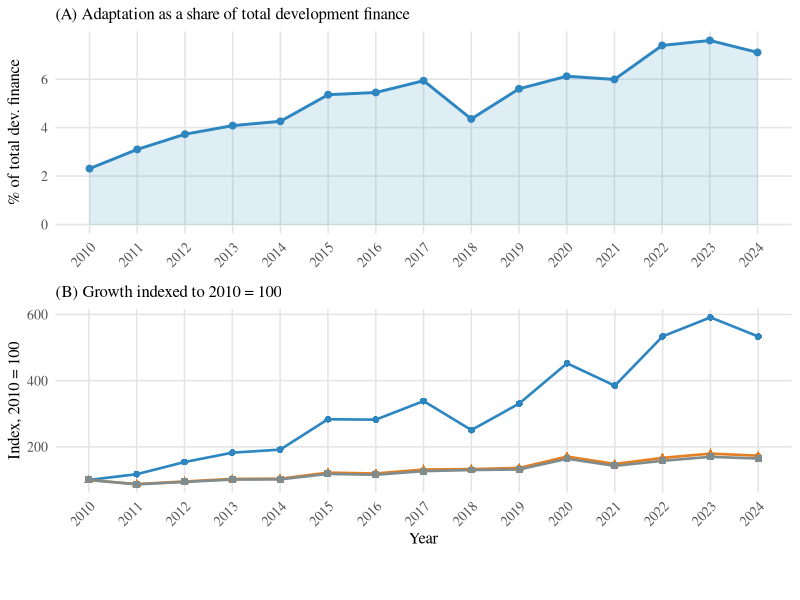
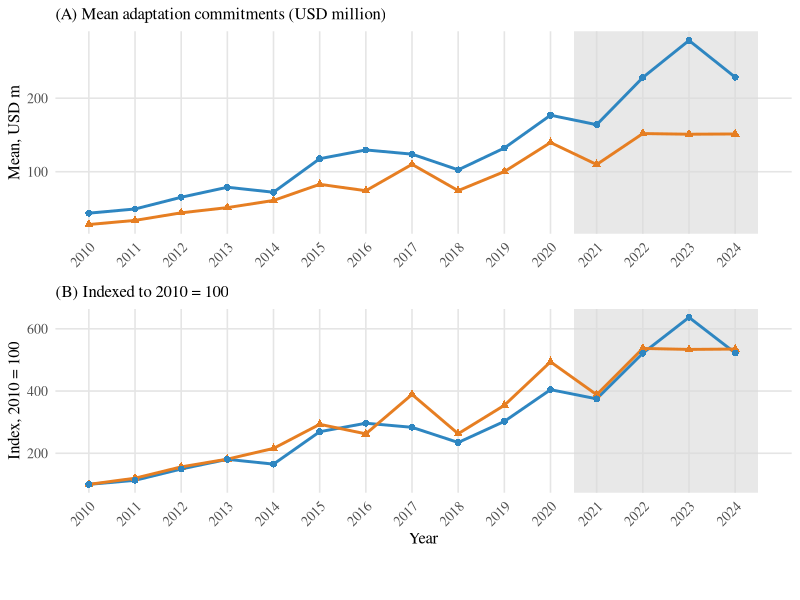

These charts were generated, in order, by the following R code:
##############################################################################
# 12_group_figures.R
# Builds the two descriptive group figures --
# Figures/adaptation_marginal.pdf (main text, \label{fig:adapt_marginal}) and
# Figures/adopter_vs_never.pdf (appendix, \label{fig:adopter_groups}) -- from
# the processed panel, and prints the values quoted in their captions.
#
# Stage 12 of run_all.R. Self-contained given that 01_prepare_data.R has produced
# data/processed/simple_panel_wgi.csv; duplicates small pieces of 02's
# theme_paper() rather than sourcing 02, per the project's convention that
# stage scripts do not source one another (see 04_robustness.R §1).
#
# Inputs : data/processed/simple_panel_wgi.csv
# Outputs:
#   output/figures/group/adaptation_marginal.pdf   (Figure, main text)
#   output/figures/group/adopter_vs_never.pdf      (Figure, appendix)
#   -> copied (flattened, no "group/" subfolder) to:
#      paper/Figures/adaptation_marginal.pdf
#      paper/Figures/adopter_vs_never.pdf
#
# ============================================================
# Paper-to-Code Naming Map
# ============================================================
# Paper Notation / caption quantity          | Code name(s)
# Adaptation-marked commitments               | commitments
# Total development-finance commitments       | commitments_all
# Non-adaptation commitments                   | commitments_nonadapt
# Adaptation share of total (%)                 | share_pct  = commitments / commitments_all * 100
# Growth index, 2010 = 100                      | idx_adapt, idx_total, idx_nonadapt
# NAP adoption cohort (first-submission year)   | nap_year (0/NA = never-treated)
# Ever-adopter indicator                        | ever_adopter = any(!is.na(nap_year) & nap_year > 0) by recipient_name
# Never-adopter indicator                       | !ever_adopter
# Mean adaptation commitments by group          | mean_commit
# Group growth index, 2010 = 100                 | idx_mean
# 2021-2024 main adoption-wave shading           | ADOPTION_WAVE_START / END (constants below)
# ============================================================
#
# The caption values are printed at the end of this script ("Caption values").
##############################################################################

##############################################################################
# §0. PACKAGES
##############################################################################

library(here)
library(dplyr)
library(ggplot2)
library(cowplot)

# titles go in the LaTeX caption
set.seed(20240601)

##############################################################################
# §0b. Helper: copy_to_paper_flat()
# Mirrors a file from output/figures/group/<name> to paper/Figures/<name>,
# dropping the "group/" subfolder so the manuscript's flat
# \includegraphics{Figures/adaptation_marginal.pdf} reference keeps working.
##############################################################################

copy_to_paper_flat <- function(out_path) {
  if (!dir.exists(here("paper"))) {  # stand-alone replication package: no paper/
    message("paper/ not found -- exhibits are left in output/ only")
    return(invisible(NULL))
  }
  dest <- here("paper", "Figures", basename(out_path))
  dir.create(dirname(dest), recursive = TRUE, showWarnings = FALSE)
  file.copy(out_path, dest, overwrite = TRUE)
  message("Mirrored to: ", dest)
  invisible(dest)
}

##############################################################################
# §0d. Helper: combine_panels()
# Stacks two ggplot panels vertically with a single shared bottom legend,
# using cowplot (a pinned dependency in renv.lock; patchwork is not, so
# renv::restore() installs everything this script needs). legend_from selects
# which panel's legend to reuse
# (only relevant when the two panels' legends are identical or one panel
# has no legend at all, as is the case for both figures built below).
##############################################################################

combine_panels <- function(p_top, p_bottom, legend_from = p_bottom) {
  legend   <- cowplot::get_legend(legend_from + theme(legend.position = "bottom"))
  body     <- cowplot::plot_grid(
    p_top + theme(legend.position = "none"),
    p_bottom + theme(legend.position = "none"),
    ncol = 1L, align = "v"
  )
  cowplot::plot_grid(body, legend, ncol = 1L, rel_heights = c(1, 0.08))
}

##############################################################################
# §0c. Shared theme (serif, no in-figure titles beyond panel labels)
##############################################################################

theme_group <- function(base_size = 12) {
  theme_minimal(base_size = base_size) +
    theme(
      text              = element_text(family = "serif", size = base_size),
      plot.title        = element_text(size = base_size, hjust = 0, face = "plain"),
      axis.title        = element_text(size = base_size),
      axis.text         = element_text(size = base_size - 2),
      axis.text.x       = element_text(angle = 45, hjust = 1),
      legend.position   = "bottom",
      legend.title      = element_blank(),
      panel.grid.minor  = element_blank(),
      panel.grid.major  = element_line(color = "gray90")
    )
}

# Project palette (matches code/02_descriptive_stats.R and
# code/07_principal_and_share.R): blue / orange / gray, each additionally
# distinguished by point shape so the figures read in grayscale.
PAL_ADAPT      <- "#2E86C1"
PAL_TOTAL      <- "#E67E22"
PAL_NONADAPT   <- "#7F8C8D"

##############################################################################
# §1. Load processed panel
##############################################################################

message("\n=== 12_group_figures.R: loading panel ===\n")

panel <- read.csv(here("data", "processed", "simple_panel_wgi.csv"),
                   stringsAsFactors = FALSE)

FIG_START <- 2010L
FIG_END   <- 2024L

panel_fig <- panel %>% filter(year >= FIG_START, year <= FIG_END)

dir.create(here("output", "figures", "group"), recursive = TRUE, showWarnings = FALSE)

##############################################################################
# §2. Figure: adaptation_marginal.pdf
#   Panel A -- adaptation-marked commitments as a share of total
#              development-finance commitments, by year.
#   Panel B -- adaptation / total / non-adaptation commitments indexed to
#              their FIG_START (2010) value.
##############################################################################

message("Building adaptation_marginal figure ...")

yearly_marginal <- panel_fig %>%
  group_by(year) %>%
  summarise(
    commitments          = sum(commitments,          na.rm = TRUE),
    commitments_all       = sum(commitments_all,       na.rm = TRUE),
    commitments_nonadapt  = sum(commitments_nonadapt,  na.rm = TRUE),
    .groups = "drop"
  ) %>%
  mutate(share_pct = commitments / commitments_all * 100)

base_adapt     <- yearly_marginal$commitments[yearly_marginal$year == FIG_START]
base_total     <- yearly_marginal$commitments_all[yearly_marginal$year == FIG_START]
base_nonadapt  <- yearly_marginal$commitments_nonadapt[yearly_marginal$year == FIG_START]

yearly_marginal <- yearly_marginal %>%
  mutate(
    idx_adapt    = commitments / base_adapt * 100,
    idx_total    = commitments_all / base_total * 100,
    idx_nonadapt = commitments_nonadapt / base_nonadapt * 100
  )

# Numbers-in-caption check (printed, not asserted -- see header verification
# block; kept here so a future rerun on updated data surfaces any drift).
share_2010     <- yearly_marginal$share_pct[yearly_marginal$year == FIG_START]
share_2024     <- yearly_marginal$share_pct[yearly_marginal$year == FIG_END]
share_pooled   <- sum(yearly_marginal$commitments) / sum(yearly_marginal$commitments_all) * 100
growth_adapt   <- yearly_marginal$idx_adapt[yearly_marginal$year == FIG_END] / 100
growth_total   <- yearly_marginal$idx_total[yearly_marginal$year == FIG_END] / 100
message(sprintf(
  paste0("  share %.0f = %.2f%% | share %.0f = %.2f%% | pooled avg = %.2f%% | ",
         "adaptation growth x%.2f | total growth x%.2f"),
  FIG_START, share_2010, FIG_END, share_2024, share_pooled, growth_adapt, growth_total
))

p_marginal_A <- ggplot(yearly_marginal, aes(x = year, y = share_pct)) +
  geom_area(fill = PAL_ADAPT, alpha = 0.15) +
  geom_line(color = PAL_ADAPT, linewidth = 1) +
  geom_point(color = PAL_ADAPT, size = 2) +
  scale_x_continuous(breaks = FIG_START:FIG_END) +
  scale_y_continuous(limits = c(0, NA)) +
  labs(title = "(A) Adaptation as a share of total development finance",
       x = NULL, y = "% of total dev. finance") +
  theme_group()

idx_long <- bind_rows(
  yearly_marginal %>% transmute(year, value = idx_adapt,    series = "Adaptation"),
  yearly_marginal %>% transmute(year, value = idx_total,    series = "Total"),
  yearly_marginal %>% transmute(year, value = idx_nonadapt, series = "Non-adaptation")
) %>%
  mutate(series = factor(series, levels = c("Adaptation", "Total", "Non-adaptation")))

p_marginal_B <- ggplot(idx_long, aes(x = year, y = value, colour = series,
                                      shape = series, linetype = series)) +
  geom_line(linewidth = 0.9) +
  geom_point(size = 2) +
  scale_colour_manual(values = c(
    "Adaptation" = PAL_ADAPT, "Total" = PAL_TOTAL, "Non-adaptation" = PAL_NONADAPT
  )) +
  scale_shape_manual(values = c(
    "Adaptation" = 16, "Total" = 17, "Non-adaptation" = 15
  )) +
  scale_linetype_manual(values = c(
    "Adaptation" = "solid", "Total" = "solid", "Non-adaptation" = "solid"
  )) +
  scale_x_continuous(breaks = FIG_START:FIG_END) +
  labs(title = "(B) Growth indexed to 2010 = 100",
       x = "Year", y = "Index, 2010 = 100") +
  theme_group()

p_marginal <- combine_panels(p_marginal_A, p_marginal_B)

fig_marginal_pdf <- here("output", "figures", "group", "adaptation_marginal.pdf")
ggsave(fig_marginal_pdf, p_marginal, width = 7.5, height = 8, device = cairo_pdf)
message("Saved: ", fig_marginal_pdf)
copy_to_paper_flat(fig_marginal_pdf)

##############################################################################
# §3. Figure: adopter_vs_never.pdf
#   Panel A -- mean adaptation commitments (USD million) for ever-adopters
#              vs. never-adopters, by year.
#   Panel B -- same two series indexed to their FIG_START (2010) value.
#   Shaded band marks the 2021-2024 main adoption wave.
##############################################################################

message("Building adopter_vs_never figure ...")

ADOPTION_WAVE_START <- 2020.5
ADOPTION_WAVE_END   <- FIG_END + 0.5

# Ever-adopter status is computed at the recipient level (any row with a
# NAP year), so the classification never depends on a single row.
group_lookup <- panel %>%
  group_by(recipient_name) %>%
  summarise(ever_adopter = any(!is.na(nap_year) & nap_year > 0), .groups = "drop")

n_ever  <- sum(group_lookup$ever_adopter)
n_never <- sum(!group_lookup$ever_adopter)
message(sprintf("  n ever-adopters = %d | n never-adopters = %d", n_ever, n_never))

panel_groups <- panel_fig %>%
  left_join(group_lookup, by = "recipient_name")

yearly_groups <- panel_groups %>%
  group_by(ever_adopter, year) %>%
  summarise(mean_commit = mean(commitments, na.rm = TRUE), .groups = "drop") %>%
  mutate(group_label = if_else(
    ever_adopter,
    sprintf("Ever-adopter (n=%d)", n_ever),
    sprintf("Never-adopter (n=%d)", n_never)
  ))

base_by_group <- yearly_groups %>%
  filter(year == FIG_START) %>%
  select(ever_adopter, base_commit = mean_commit)

yearly_groups <- yearly_groups %>%
  left_join(base_by_group, by = "ever_adopter") %>%
  mutate(idx_mean = mean_commit / base_commit * 100)

growth_ever  <- yearly_groups %>% filter(ever_adopter)  %>% filter(year == FIG_END) %>% pull(idx_mean) / 100
growth_never <- yearly_groups %>% filter(!ever_adopter) %>% filter(year == FIG_END) %>% pull(idx_mean) / 100
message(sprintf("  ever-adopter growth x%.2f | never-adopter growth x%.2f",
                 growth_ever, growth_never))

group_levels <- c(sprintf("Ever-adopter (n=%d)", n_ever), sprintf("Never-adopter (n=%d)", n_never))
yearly_groups <- yearly_groups %>% mutate(group_label = factor(group_label, levels = group_levels))

p_groups_A <- ggplot(yearly_groups, aes(x = year, y = mean_commit,
                                         colour = group_label, shape = group_label)) +
  annotate("rect", xmin = ADOPTION_WAVE_START, xmax = ADOPTION_WAVE_END,
           ymin = -Inf, ymax = Inf, fill = "grey85", alpha = 0.6) +
  geom_line(linewidth = 1) +
  geom_point(size = 2) +
  scale_colour_manual(values = c(PAL_ADAPT, PAL_TOTAL)) +
  scale_shape_manual(values = c(16, 17)) +
  scale_x_continuous(breaks = FIG_START:FIG_END) +
  labs(title = "(A) Mean adaptation commitments (USD million)",
       x = NULL, y = "Mean, USD m") +
  theme_group()

p_groups_B <- ggplot(yearly_groups, aes(x = year, y = idx_mean,
                                         colour = group_label, shape = group_label)) +
  annotate("rect", xmin = ADOPTION_WAVE_START, xmax = ADOPTION_WAVE_END,
           ymin = -Inf, ymax = Inf, fill = "grey85", alpha = 0.6) +
  geom_line(linewidth = 1) +
  geom_point(size = 2) +
  scale_colour_manual(values = c(PAL_ADAPT, PAL_TOTAL)) +
  scale_shape_manual(values = c(16, 17)) +
  scale_x_continuous(breaks = FIG_START:FIG_END) +
  labs(title = "(B) Indexed to 2010 = 100",
       x = "Year", y = "Index, 2010 = 100") +
  theme_group()

p_groups <- combine_panels(p_groups_A, p_groups_B)

fig_groups_pdf <- here("output", "figures", "group", "adopter_vs_never.pdf")
ggsave(fig_groups_pdf, p_groups, width = 7.5, height = 8, device = cairo_pdf)
message("Saved: ", fig_groups_pdf)
copy_to_paper_flat(fig_groups_pdf)

message("\n=== 12_group_figures.R complete ===\n")
# Values quoted in the captions of fig:adapt_marginal and fig:adopter_groups.
message(sprintf(paste0(
  "Caption values:\n",
  "  adaptation_marginal: share %.0f = %.2f%%, share %.0f = %.2f%%, pooled share = %.2f%%, ",
  "adaptation growth x%.2f, total growth x%.2f\n",
  "  adopter_vs_never: %d ever-adopters, %d never-adopters, ",
  "ever growth x%.2f, never growth x%.2f"),
  FIG_START, share_2010, FIG_END, share_2024, share_pooled, growth_adapt, growth_total,
  n_ever, n_never, growth_ever, growth_never
))
